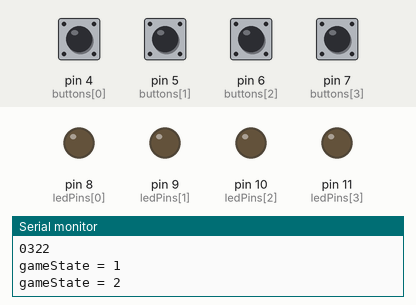
This sketch was run on a simulated Arduino Uno, built with avr-gcc and run on an emulated ATmega328P. On the bench: output pins drawn as LEDs (lit = HIGH), the last lines printed to the serial monitor. Dashed ring = blinking. The inputs (shaded band) are chosen by the test bench; at power-on: pin 4 (buttons[0]), pin 5 (buttons[1]), pin 6 (buttons[2]), pin 7 (buttons[3]) HIGH. Random numbers use the default seed unless the sketch sets one.

Above: at 8.8 s.
8.9 s: pin 4 (buttons[0]) pulled LOW for 0.15 s
10.5 s: pin 4 (buttons[0]) pulsed LOW 5 times (0.12 s each, 0.3 s apart)
At 12.5 s:
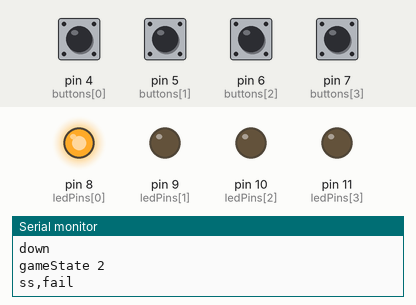
At 16.5 s:
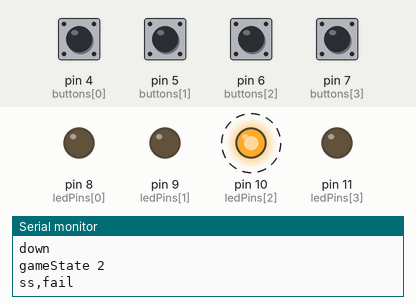
Timing chart, 0 to 20.2 s (numbered marks = the images above; inputs shaded):
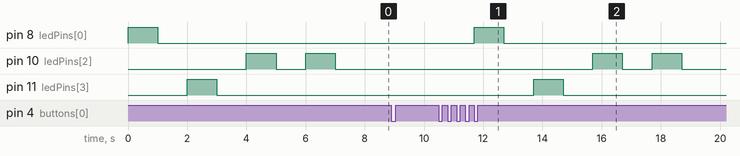

The sketch:

Simon_Says_Almost_Complete.ino
```cpp
//4 Different Sequence that corresponds to each codename/color
//Each player must input their sequence to be cleared from the alarm system
//Once each player has entered their sequence, system resets, hackerman gives them the go
//Game is complete

//ss,fail = when player fails a sequences
//ss,succeed = **

int ledPins[] = {8, 9, 10, 11};
int buttons[] = {4, 5, 6, 7};
//ButtonsBuff is for the time between presses, buttonsPR is when
//the buttons is pressed to not count multiple times
long buttonsPR[] = {0, 0, 0, 0};
int buttonsBuff = 500;

int previousState[] = {HIGH, HIGH, HIGH, HIGH};

int pattern[7];
int userPattern[7];
int patternLength = 4;
int userIndex = 0;

int totalRounds = 4;
int currentRound = 0;
int gameState = 0;

int stateRepeat = 1;
int tries = 3;


void setup() {
  Serial.begin(9600);
  Serial.println("System Online");

  //applies to all LEDs
  for (int i = 0; i < 4; i++) {
    pinMode(ledPins[i], OUTPUT);
    pinMode(buttons[i], INPUT_PULLUP);
  }

}

void loop() {
  //create if statement that will run game when system is ready


  //gameState 0 begins, pattern is created, sequence prevented from repeating
  if (gameState == 0) {
    randomSeed(analogRead(4));

    for (int i = 0; i < patternLength; i++) {
      pattern[i] = random(4);
      Serial.print(pattern[i]);
    }
    Serial.println("");

    gameState++;
    Serial.println("gameState = " + String(gameState));


  }

  //gameState 1 begins, LEDs flash, pattern begins, 1st LED turns on, pattern displays
  if (gameState == 1) {
    //LEDs are OFF
    for (int i = 0; i < 4; i++) {
      digitalWrite(ledPins[i], LOW);
    }

    // used to have LED's replicate the patternLength of the sequence
    for (int i = 0; i < patternLength; i++) {
      digitalWrite(ledPins[pattern[i]], HIGH);
      delay(1000);
      digitalWrite(ledPins[pattern[i]], LOW);
      delay(1000);
    }
    gameState++;
    //Serial.println(gameState);
    Serial.println("gameState = " + String(gameState));
  }

  //gameState 2 begins, user inputs the pattern, if pattern is correct move on to next gameState
  //if user input this in wrong, pattern resets, should have 3 tries max
  if (gameState == 2) {
    for (int i = 0; i < patternLength; i++) {
      if (digitalRead(buttons[i]) == LOW && previousState[i] == HIGH) {
        // Button is pressed within a certain time so the button doesnt count multiple times
        if (millis() > buttonsPR[i] + buttonsBuff) {

          userPattern[userIndex] = i;
          userIndex++;
          Serial.println("down");
          previousState[i] = LOW;
          buttonsPR[i] = millis();
        }
      }
      if (digitalRead(buttons[i]) == HIGH && previousState[i] == LOW) {
        Serial.println("up");
        previousState[i] = HIGH;
      }
    }

    if (userIndex == patternLength) {
      bool patternCorrect = true;

      for (int i = 0; i < patternLength; i++) {

        if (userPattern[i] != pattern[i]) {
          patternCorrect = false;

        }
      }
      if (patternCorrect == true) {
        for (int i = 0; i < 4; i++) {
          digitalWrite(ledPins[i], HIGH);
        }
        delay(2000);

        for (int i = 0; i < 4; i++) {
          digitalWrite(ledPins[i], LOW);
        }

        delay(1000);
        patternLength++;
        gameState = 0;
        Serial.println("gameState = " + String(gameState));
        // Resets the player's input
        userIndex = 0;
      }


      else if (patternCorrect == false) {
        Serial.println("gameState " + String(gameState));
        // Resets the player's input to 0 and replays the code
        userIndex = 0;
        gameState = 1;
        tries--;

  Serial.println("ss,fail");
  //sends message to gaming system

        if(tries == 0){
          gameState = 0;
          tries = 3;
          //serial will let user know when the sequence is wrong.

          if(patternLength == 7){
            gameState = 3;
          }

        }
      }
    }
  }
}
```

Measured:
- after the input at 10.5 s, pin 8 (ledPins[0]): LOW → HIGH after 1.2 s, → LOW 1.0 s later; pin 10 (ledPins[2]): alternates HIGH for 1.0 s and LOW for 1.0 s, starting after 5.2 s; pin 11 (ledPins[3]): LOW → HIGH after 3.2 s, → LOW 1.0 s later
- by itself, pin 10 (ledPins[2]): alternates HIGH for 1.0 s and LOW for 1.0 s, 4 changes in all, then stays LOW
